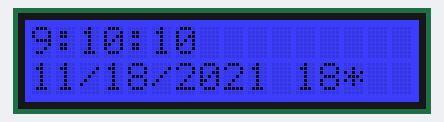
The sketch below on a simulated Arduino Uno, built with avr-gcc and run on an emulated ATmega328P. Shown: 16×2 character LCD. The local clock reads 2024-03-15 10:24:30 at power-on unless the sketch sets it.

Above: at 0.1 s.
At 4.1 s:
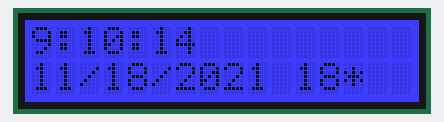
At 9.1 s:
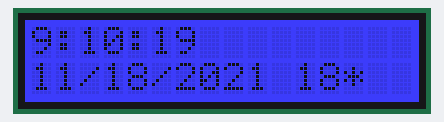
At 19.2 s:
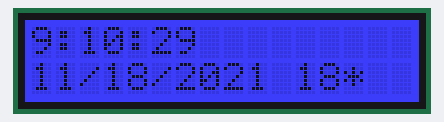
At 29.1 s:
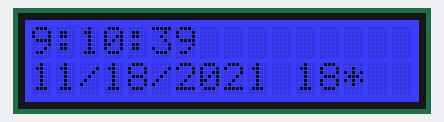
At 38.2 s:
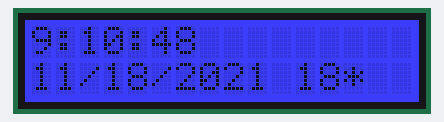

The sketch:

SetTimeAndDisplay.ino
```cpp
#include <rgb_lcd.h>
#include <Wire.h>
#include "DS1307.h"

rgb_lcd lcd;

DS1307 clock;//define a object of DS1307 class
void setup()
{
    lcd.begin(16,2);
    clock.begin();
    clock.fillByYMD(2021, 11, 18); //Jan 19,2013
    clock.fillByHMS(9, 10,10 ); //15:28 30"
    clock.fillDayOfWeek(THU);//Saturday
    clock.setTime();//write time to the RTC chip
    lcd.setRGB(0,0,255);
}
void loop() {
    printTime();
}
/*Function: Display time on the serial monitor*/
void printTime() {
     lcd.clear();
     clock.getTime();
     lcd.print(clock.hour, DEC);
     lcd.print(":");
     lcd.print(clock.minute, DEC);
     lcd.print(":");
     lcd.print(clock.second, DEC);
     lcd.print("	");
     lcd.setCursor(0,1);
     lcd.print(clock.month, DEC);
     lcd.print("/");
     lcd.print(clock.dayOfMonth, DEC);
     lcd.print("/");
     lcd.print(clock.year + 2000, DEC);
     lcd.print(" ");
     lcd.print(clock.dayOfMonth);
     lcd.print("*");
     delay(100);

    }
```

Measured:
- what the display in image 1 shows lasts 1.1 s, from 4.0 s to 5.1 s
